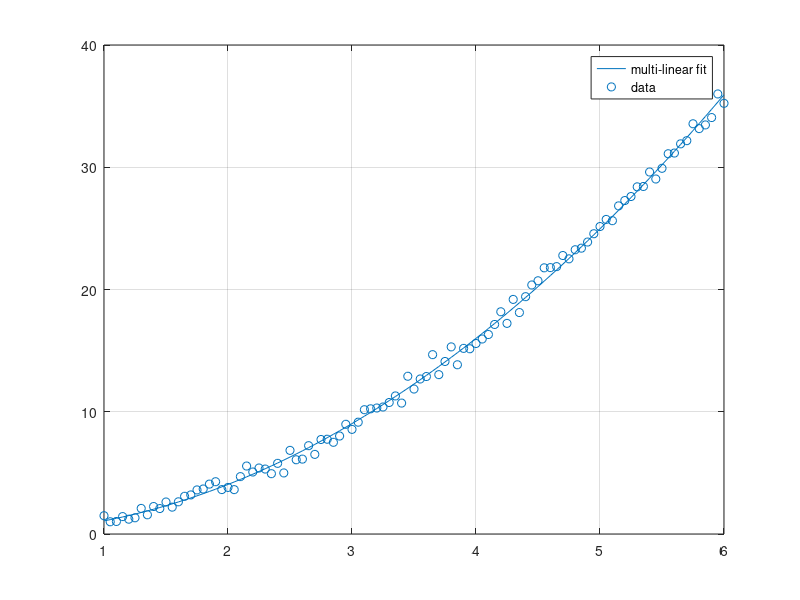

Write the MATLAB code that produced this figure.
%multi- linear regression
clear
clc
% x = [1 1
%      1 2
%      1 3
%      1 4
%      1 5
%      1 6];
count = 0;
for i =1:0.05:6
    count = count+1;
    x(count,1) = 1;
    x(count,2) = i;
    x(count,3) = i^2;
    y(count) = x(count,2)^2+0.5*randn;
end
y = y';% y = [1 2.1 2.8 3.7 5.1]';
b = inv(x'*x)*x'*y
yest = x*b;
res = y-yest;
bt = -inv(x'*x)*x'*res+b
yt = x*bt;
figure(1);
plot(x(:,2),yest)
hold all
scatter(x(:,2),y)
% plot(x(:,2),yt)
grid
legend('multi-linear fit', 'data')
  
